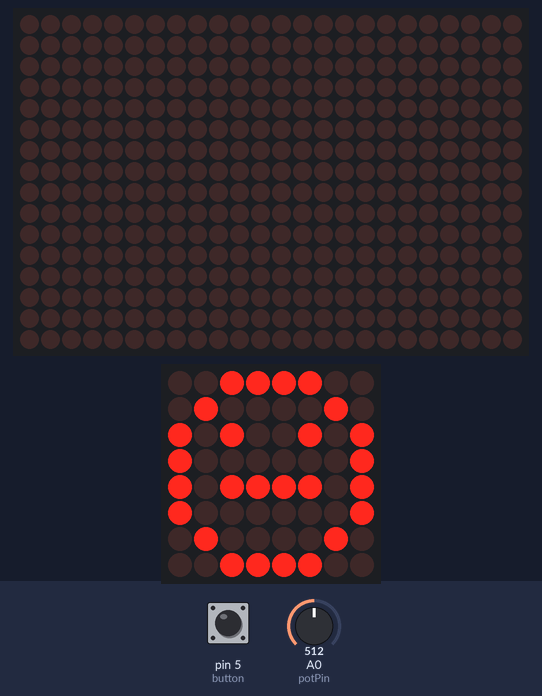
Recording of a sketch running on a simulated Arduino Uno, built with avr-gcc and run on an emulated ATmega328P. Parts: 24×16 LED matrix, 8×8 LED matrix. The test bench sets the inputs (shaded band); at power-on: pin 5 (button) LOW, A0 (potPin) = 512.

Above: at 1.7 s.
1.8 s: pin 5 (button) pulled HIGH for 3.2 s
At 6.0 s:
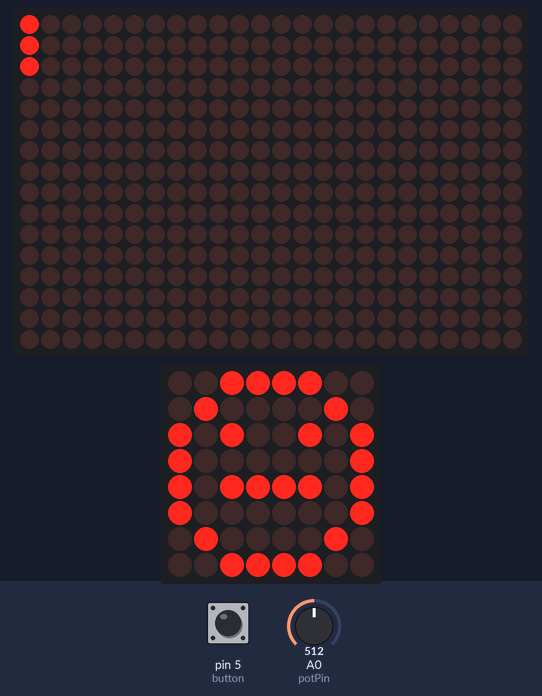
6.5 s: A0 (potPin) set to 716
At 7.7 s:
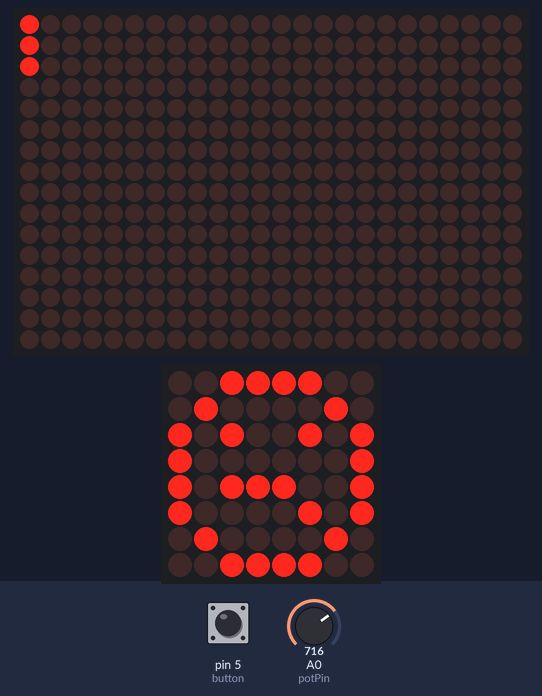
8.0 s: pin 5 (button) pulled HIGH for 1.2 s
10.7 s: A0 (potPin) set to 900
At 12.2 s:
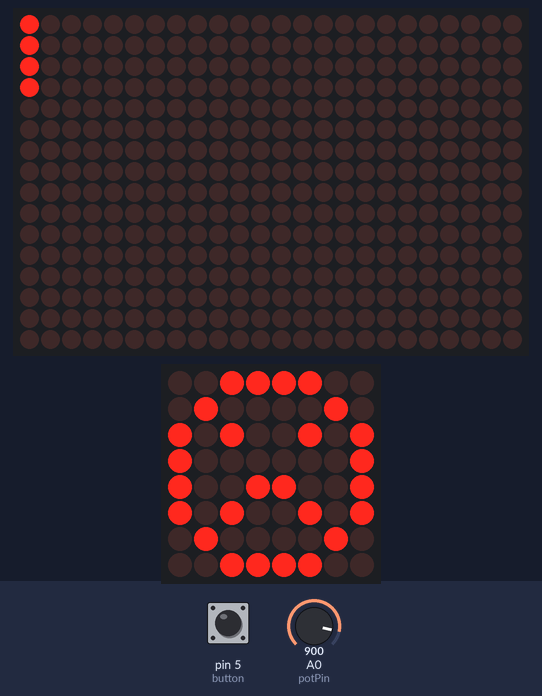
13.0 s: pin 5 (button) pulled HIGH for 1.2 s
15.7 s: A0 (potPin) set to 511
At 17.8 s:
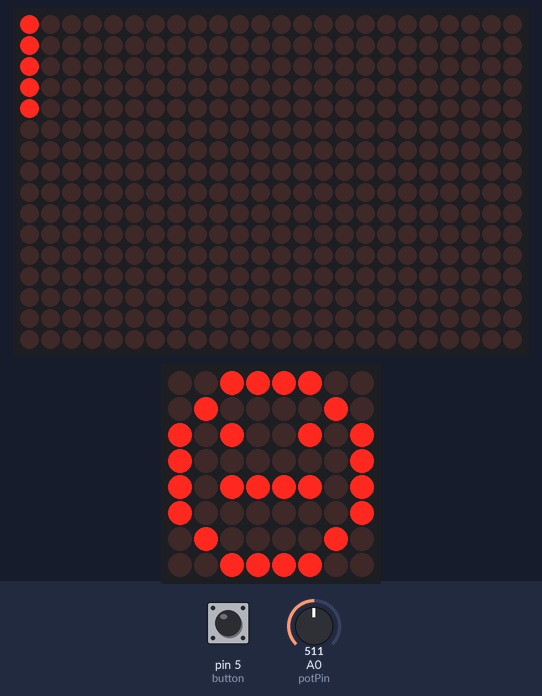
Timing chart, 0 to 19.0 s (numbered marks = the images above; inputs shaded):
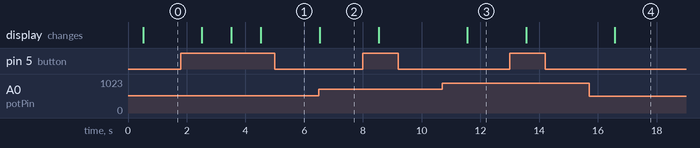

The sketch:

final.ino
```cpp
// Small LED initialize
#include "LedControl.h"
#include "binary.h"

// Connect to data pins 12 (Data), 11 (Write), 10 (CS)
LedControl small = LedControl(12, 11, 10, 1);

unsigned long delayTime = 1000;

// Small LED face states
byte happy[8] = {B00111100,B01000010,B10100101,B10000001,B10100101,B10011001,B01000010,B00111100};
byte satisfied[8] = {B00111100,B01000010,B10100101,B10000001,B10100001,B10011101,B01000010,B00111100};
byte neutral[8] = {B00111100, B01000010,B10100101,B10000001,B10111101,B10000001,B01000010,B00111100};
byte dissatisfied[8] = {B00111100,B01000010,B10100101,B10000001,B10111001,B10000101,B01000010,B00111100};
byte sad[8] = {B00111100,B01000010,B10100101,B10000001,B10011001,B10100101,B01000010,B00111100};

// Large LED initialize
#include "Adafruit_HT1632.h"
#include "Adafruit_GFX.h"

// Connect to data pins 2 (Data), 3 (Write), 4 (CS)
#define HT_DATA 2
#define HT_WR   3
#define HT_CS   4
Adafruit_HT1632LEDMatrix matrix = Adafruit_HT1632LEDMatrix(HT_DATA, HT_WR, HT_CS);

// Large LED data
int grid[16][24][1];
int currentX;
int currentY;
int type;

// Control initialize
int potPin = A0; // Potentiometer in analog pin A0
int button = 5;  // Button in data pin 5
int buttonState;

void setup() {
  // put your setup code here, to run once:
  Serial.begin(9600);

  // Initialize Small LED
  small.shutdown(0, false);
  small.setIntensity(0, 8);
  small.clearDisplay(0);

  // Initialize Large LED
  currentX = 0;
  currentY = 0;
  matrix.begin(ADA_HT1632_COMMON_16NMOS);
  matrix.fillScreen();
  delay(500);
  matrix.clearScreen();
  matrix.setTextWrap(false);

  // Initialize controls
  pinMode(button, INPUT);
}

void loop() {
  // put your main code here, to run repeatedly:
  // Takes the potentiometer reading and displays the corresponding face on the screen
  int reading = analogRead(potPin); // assigns potentiometer input to reading
  int faceVal = drawFaces(reading); // assigns face value to faceVal; displays face
  displayMood(faceVal); // display accumulated mood pixels
}

// Displays a face on the small LED
// reading: potentiometer value set by user
int drawFaces(int reading){
  int face = map(reading, 0, 1023, 0, 5);
  if (face == 0) {
    for (int i = 0; i < 8; i++) {
      small.setRow(0, i, happy[i]);
    }
  } else if (face == 1) {
     for (int i = 0; i < 8; i++) {
       small.setRow(0, i, satisfied[i]);
     }
  } else if (face == 2) {
    for (int i = 0; i < 8; i++) {
      small.setRow(0, i, neutral[i]);
    }
  } else if (face == 3) {
    for (int i = 0; i < 8; i++) {
      small.setRow(0, i, dissatisfied[i]);
    }
  } else if (face == 4) {
    for (int i = 0; i < 8; i++) {
      small.setRow(0, i, sad[i]);
    }
  }
  return face;
}

// Display mood pixels, adds mood pixels when button is pushed
void displayMood(int val) {
    matrix.setRotation(0);
    matrix.setCursor(0, 0);

  // read the state of the pushbutton value:
    buttonState = digitalRead(button);

    // check if the pushbutton is pressed. If it is, the buttonState is HIGH:
    if (buttonState == HIGH) {
      // redraws existing pixels
      for (int i = 0; i < currentX; i++) {
        for (int j = 0; j < currentY; j++) {
          matrix.drawPixel(i, j, 1);
        }
      }
      // draws newest pixel
      matrix.drawPixel(currentX, currentY, 1);
      grid[currentX][currentY][0] = val;
      currentY = currentY + 1; // advances to next pixel
      // end of line: advances to next line
      if (currentY > 23) {
        currentX = currentX + 1;
        currentY = 0;
      }
    }
    matrix.writeScreen();
    delay(1000);
}
```

Measured:
- after the input at 1.8 s, the display: first changes after 0.72 s (image 1 shows a later state)
- after the input at 6.5 s, the display: changes at once (image 2)
- after the input at 10.7 s, the display: changes after 0.85 s (image 3)
- after the input at 15.7 s, the display: changes after 0.87 s (image 4)
